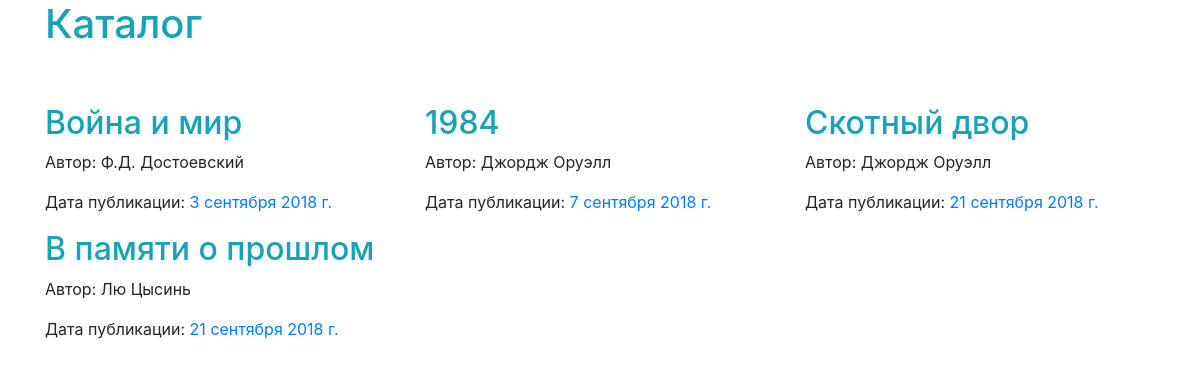
The page /books/ on the database its author committed.
### books/models.py (models this page shows, shortened)
class Book(models.Model):
    name_book = models.CharField(max_length=50)
    author = models.ForeignKey(Author, on_delete=models.CASCADE)
    date_publication = models.DateField()
    def get_absolute_url(self):
        return reverse('books:books_filter',
                       args=[self.date_publication.year, self.date_publication.month, self.date_publication.day])

class Author(models.Model):
    author = models.CharField(max_length=25)
    def __str__(self):
        return self.author

### books/views.py (the view)
# urls.py: path('', views.BookListView, name='books_list'),
def BookListView(request):
    book_list = Book.objects.all()
    title = 'Каталог книг'
    values = {
        'books': book_list,
        'title': title,
    }
    return render(request, 'books/list_books.html', values)

### books/templates/books/list_books.html
{% extends 'phones/base.html' %}
{% block base %}
<div class="container">
    <div class="row mb-5">
        <div class="col">
            <h1 class="text-info">Каталог</h1>
        </div>
    </div>
    <div class="row">
        {% for book in books %}
        <div class="col-4">
            <h2 class="text-info">{{book.name_book}}</h2>
            <p>Автор: {{book.author}}</p>
            <p>Дата публикации: <a href="{{ book.get_absolute_url }}">{{book.date_publication}}</a></p>
        </div>
        {% endfor%}
    </div>
</div>
{% endblock base %}

### phones/templates/phones/base.html (shortened to what this page needs)
<!DOCTYPE html>
<html lang="en">
<head>
    <link rel="stylesheet" href="https://maxcdn.bootstrapcdn.com/bootstrap/4.0.0/css/bootstrap.min.css">
</head>
<body>
{% block base %}
{% endblock base %}
</body>
</html>

### rows shown on the page
Book: name_book "Война и мир", author "Ф.Д. Достоевский", date_publication "3 сентября 2018 г."
Book: name_book "1984", author "Джордж Оруэлл", date_publication "7 сентября 2018 г."
Book: name_book "Скотный двор", author "Джордж Оруэлл", date_publication "21 сентября 2018 г."
Book: name_book "В памяти о прошлом", author "Лю Цысинь", date_publication "21 сентября 2018 г."
